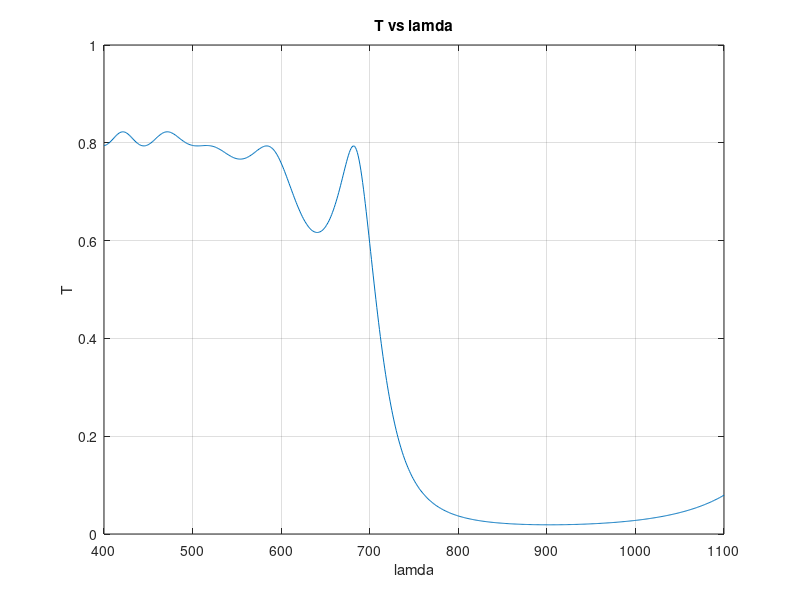

This chart was generated by the following MATLAB code:
Z_0 = 120*pi; N=3;
n_h = 2.45; h_h = Z_0/n_h;
n_l = 1.38; h_l = Z_0/n_l;
n_g = 1.52; h_g = Z_0/n_g;
n_a = 1; h_a = Z_0/n_a;
counter = 1;
lamda_0 = 890*10^-9;

lambda_values = 400*(10^-9):1*(10^-9):1100*(10^-9);
Reflective_coefficient = zeros(length(lambda_values),1);
T = zeros(length(lambda_values),1);



for lamda = lambda_values
    Z = zeros(N*2+3+1,1);
    h = zeros(N*2+3, 1);
    d = zeros(N*2+3, 1);
    k = zeros(N*2+3, 1);
    
    
    for i=1:(N*2+3)
        if i==1 || i==N*2+3
            d(i) = lamda_0/8/n_l;
        else
            if mod(i, 2)==1
                d(i) = lamda_0/4/n_l;
            else
                d(i) = lamda_0/4/n_h;
            end
        end
        
        if mod(i, 2)==1
            h(i) = h_l;
            k(i) = 2*pi/lamda*n_l;
        else
            h(i) = h_h;
            k(i) = 2*pi/lamda*n_h;
        end
    end
    
    Z(end) = h_g;
    for i=1:(N*2+3)
        Z(end-i) = (Z(end-i+1) + h(end-i+1)*(1i)*tan(k(end-i+1)*d(end-i+1)))/(...
            h(end-i+1)+Z(end-i+1)*(1i)*tan(k(end-i+1)*d(end-i+1)))*h(end-i+1);
    end
    
    Reflective_coefficient(counter) = abs(((Z(1) - h_a)/(Z(1) + h_a)));
    T(counter) = 1-Reflective_coefficient(counter);
    counter = counter+1;
end


plot(lambda_values * 10^9, T);
xlabel('lamda');
ylabel('T');
title('T vs lamda');
grid on;